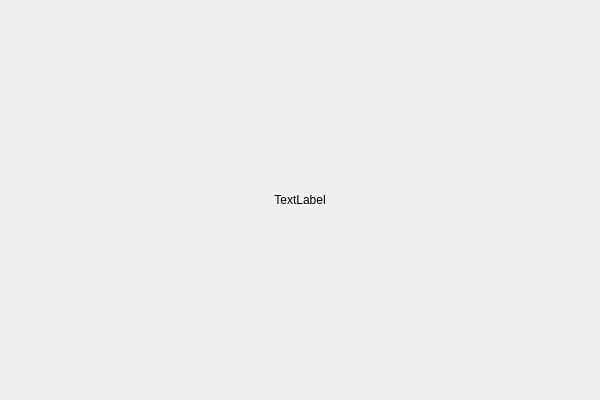
<?xml version="1.0" encoding="UTF-8"?>
<ui version="4.0">
 <class>DialogInitializationClass</class>
 <widget class="QDialog" name="DialogInitializationClass">
  <property name="geometry">
   <rect>
    <x>0</x>
    <y>0</y>
    <width>600</width>
    <height>400</height>
   </rect>
  </property>
  <property name="windowTitle">
   <string>DialogInitialization</string>
  </property>
  <layout class="QHBoxLayout" name="horizontalLayout">
   <item>
    <widget class="QLabel" name="label_initializeInfo">
     <property name="text">
      <string>TextLabel</string>
     </property>
     <property name="alignment">
      <set>Qt::AlignCenter</set>
     </property>
    </widget>
   </item>
  </layout>
 </widget>
 <layoutdefault spacing="6" margin="11"/>
 <resources/>
 <connections/>
</ui>
